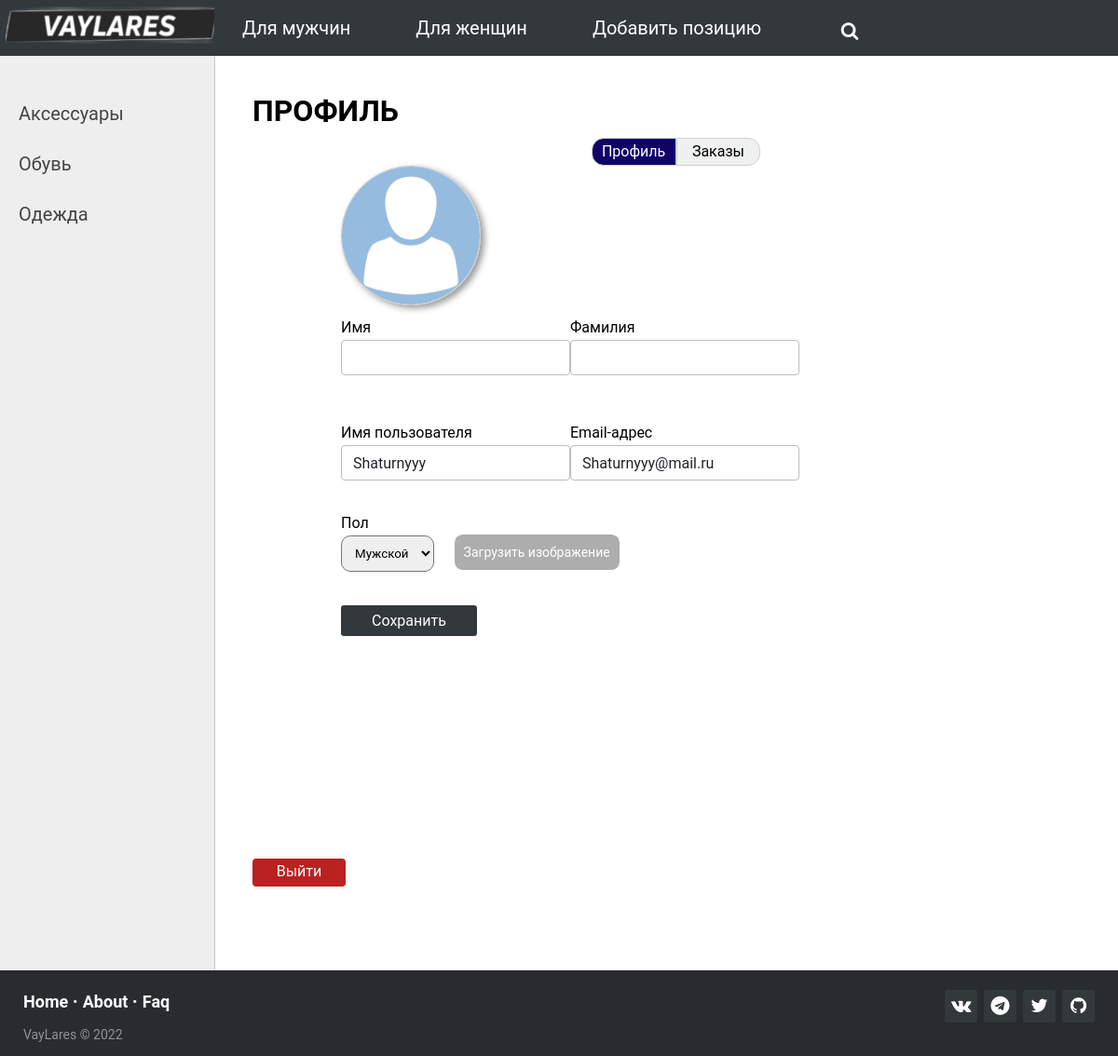
Page /profile/ (signed in) on the earlier database version.
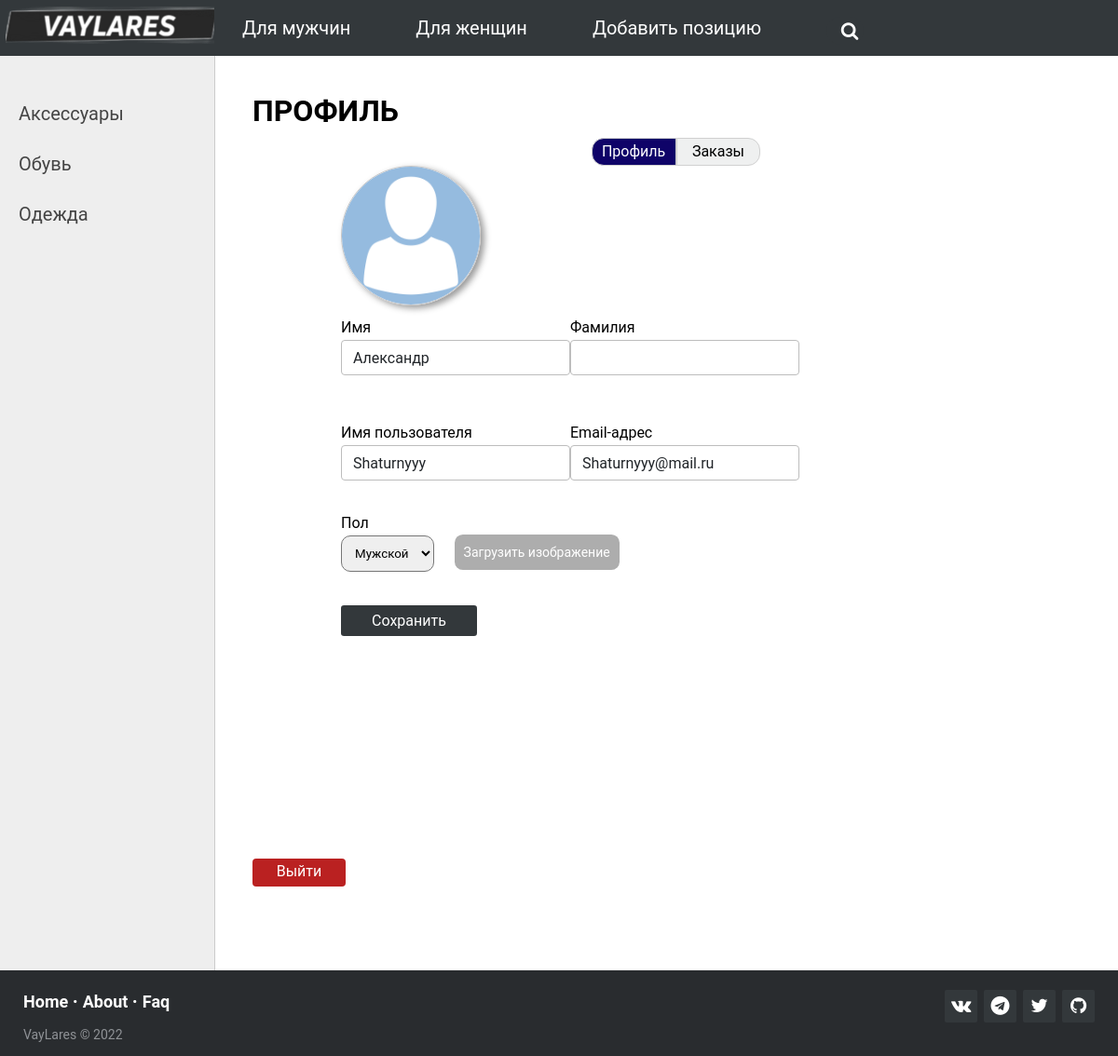
Same page on the later database version.
### clothes/models.py (models this page shows)
class User(AbstractUser):
    Man = 'Мужcкой'
    Woman = 'Женский'
    GENDERS = [
        (Man, 'Мужcкой'),
        (Woman, 'Женский'),
    ]
    gender = models.CharField(max_length=15, choices=GENDERS, default=Man)
    image = models.ImageField(upload_to='user-images', null=True, blank=True)
    class Meta:
        verbose_name = 'Пользователи'
        verbose_name_plural = 'Пользователи'
        ordering = ['id']

### clothes/views.py (the view, shortened to what this page needs)
# urls.py: path('profile/', Profile.as_view(), name='profile'),
class Profile(LoginRequiredMixin, DataMixin, UpdateView):
    form_class = UserProfileForm
    template_name = 'clothes/profile.html'
    raise_exception = True
    def get_context_data(self, *, object_list=None, **kwargs):
        context = super().get_context_data(**kwargs)
        c_def = self.get_user_context(title='Профиль')
        return dict(list(context.items()) + list(c_def.items()))
    def get_object(self, queryset=None):
        return self.request.user

### clothes/forms.py
class UserProfileForm(UserChangeForm):
    fields = ['first_name', 'last_name', 'image', 'username', 'gender', 'email']
    class Meta:
        model = User
        fields = ('first_name', 'last_name', 'image', 'username', 'gender', 'email')
        widgets = {
            'first_name': forms.TextInput(attrs={'class': 'text-field__input'}),
            'last_name': forms.TextInput(attrs={'class': 'text-field__input'}),
            'username': forms.TextInput(attrs={'class': 'text-field__input'}),
            'gender': forms.Select(attrs={'class': 'gender-select'}),
            'email': forms.TextInput(attrs={'class': 'text-field__input'}),
            'image': forms.FileInput(attrs={'class': 'custom-file-input'}),
        }

### cart/cart.py (called while the page is built)
    def __len__(self):
        return sum(item['quantity'] for item in self.cart.values())

### cart/context_processors.py (called while the page is built)
def cart(request):
    return {'cart': Cart(request)}

### clothes/Favourites.py (called while the page is built)
    def __len__(self):
        return len(self.fav)

### clothes/context_processors.py (called while the page is built)
def fav(request):
    return {'fav': Favour(request)}

### clothes/models.py (called while the page is built)
    def get_absolute_url(self):
        return reverse('category', kwargs={'category_slug': self.slug})

### clothes/templates/clothes/profile.html (shortened to what this page needs)
{% extends 'clothes/base.html' %}
{% load static %}
{% block content %}
<h1>ПРОФИЛЬ</h1>
<div class="profile-flex-container">
    <div class="profile-item1-selected">Профиль</div>
    <a href="{% url 'orders' %}" class="profile-item2">Заказы</a>
</div>
<div class="container">
    <div class="form-group row">
        <div class="avatar">
            <div class="avatar-container avatar-size">
                <img class="avatar-img"
                     src="{% if user.image %} {{ user.image.url }} {% else %} {% static 'clothes/images/default-avatar.jpeg' %} {% endif %}">
            </div>
        </div>
    </div>
    <form method="post" enctype="multipart/form-data">
        <div class="login-wrapper">
            <div class="login-content">
                <div class="form-group row">
                    <div class="form-group">
                        <label for="{{ form.first_name.id_for_label }}" class="text-field__label">Имя</label>
                        {{ form.first_name }}
                    </div>
                    <div>
                        <label for="{{ form.last_name.id_for_label }}" class="text-field__label">Фамилия</label>
                        {{ form.last_name }}
                    </div>
                </div>
                <div class="form-group row">
                    <div>
                        <label for="inputUsername" class="text-field__label">Имя пользователя</label>
                        {{ form.username }}
                    </div>
                    <div>
                        <label for="inputEmail" class="text-field__label">Email-адрес</label>
                        {{ form.email }}
                    </div>
                </div>
                <div class="form-group row">
                    <div>
                        <label for="{{ form.gender.id_for_label }}" class="text-field__label">Пол</label>
                        {{ form.gender }}
                    </div>
                    <label class="input-file">
                        <span>Загрузить изображение</span>
                    </label>
                </div>
                <div class="form-group row">
                    <div>
                        <button type="submit" class="button-form">Сохранить</button>
                    </div>
                </div>
            </div>
        </div>
    </form>
</div>
<a href="{% url 'logout' %}" class="logout">Выйти</a>
{% endblock content %}

Differences in the rows shown:
changed User "Shaturnyyy": first_name (not shown) → "Александр"
